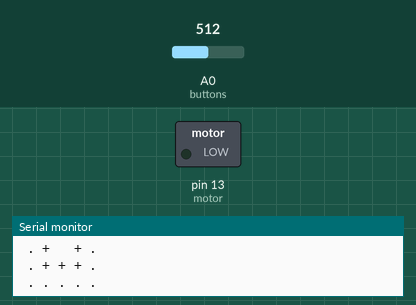
Simulated run of this sketch. Board: Arduino Uno, built with avr-gcc and run on an emulated ATmega328P. On the bench: switched loads named in the sketch (green lamp = pin HIGH), the last lines printed to the serial monitor. The inputs (shaded band) are chosen by the test bench; at power-on: A0 (buttons) = 512. At 40.1 s the program stops and its outputs stay as they are.

Above: at 0.24 s.
At 31.9 s:
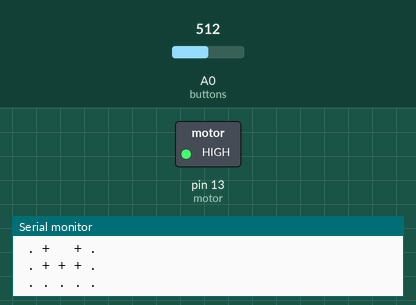
Timing chart, 0 to 37.8 s (numbered marks = the images above):
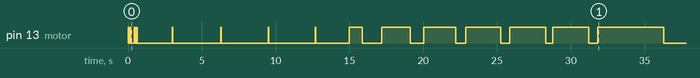

The sketch:

GamesPlusPlus_TestOnArduino.ino
```cpp
/*
GAMES++ BADGE:    ROUGELIKE
 Jeff Thompson:    hardware, coding              www.jeffreythompson.org
 Alex Myers:       interaction/level design      www.alexmyers.info

 THIS IS THE TEST CODE FOR RUNNING ON AN ARDUINO BOARD - THE ACTUAL
 BADGE RUNS ON A 3V BATTERY, SO THE PULSES ARE MUCH SOFTER

 For details, see the 'FinalBadge' code...

 www.driftstation.org/gamesplusplus
 */


// level stored as 2d array
const byte level[5][5] = {
{2,2,2,2,2},
{2,1,0,1,2},
{2,1,0,1,2},
{2,1,1,1,2},
{2,2,2,2,2},
};
const int width = 5;         // width of the level
const int height = 5;        // ditto height

// player starting coordinates (determined in level file)
int x = 2;
int y = 2;

boolean death = false;        // are we dead yet?
const int numWaves = 10;      // number of waves before simply stopping
int wavePeak;

// pins
const int motor = 13;       // ATtiny: 0, Arduino: 13
const int buttons = 0;      // ATtiny: 3, Arduino 0

// intro to be played as morse code at the start
// "you have been blinded and thrown in a dungeon..."
boolean morseIntro = false;
char intro[] = {
  "-.-- --- ..- .... .- ...- . -... . . -. -... .-.. .. -. -.. . -.. .- -. -.. - .... .-. --- .-- -. .. -. .- -.. ..- -. --. . --- -. .-.-.-" };


void setup() {
  pinMode(motor, OUTPUT);    // set motor to output

  // intialize USB connection - for Arduino only
  // comment out or delete for ATtiny upload
  Serial.begin(9600);
  printLevel();

  // play the intro text as Morse Code at the start
  if (morseIntro) {
    morseCode(intro, sizeof(intro));
  }

}

void loop() {

  // if not dead yet, go to regular gameplay
  if (!death) {
    char dir = checkButtons();    // are buttons pressed?
    if (dir != ' ') {             // if not space (ie: pressed)
      movePlayer(dir);            // move the player
      printLevel();               // if available, print the level via USB...
    }
    delay(50);                    // keep "frame rate" reasonable
  }

  // we ARE dead? make pulsing waves
  else {
    for (int i=0; i<numWaves; i++) {                       // make series of waves...
      wavePeak = map(i, 0,numWaves, 60,255);               // increase the intensity of the waves
      rumble(-1);                                          // rumble it!
      digitalWrite(motor, LOW);                            // set pin low
      int timeBetween = map(wavePeak, 60,255, 500, 50);
      delay(timeBetween);                                  // gap between
    }
    rumble(-2);                                            // fadeout wave
    while(1) {                                             // and run endlessly until reset, stopping the game
    }
  }
}
```

checkButtons.ino
```cpp
// read buttons 1-4 (left to right)
char checkButtons() {

  int b = analogRead(buttons);

  // 1: NORTH
  if (b > 400 && b < 700) {
    return 'n';
  }

  // 2: EAST
  else if (b > 700 && b <= 1024) {
    return 'e';
  }

  // 3: SOUTH
  else if (b < 400 && b > 300) {
    return 's';
  }

  // 4: WEST
  else if (b < 300 && b > 20) {
    return 'w';
  }

  // nothing? return a space
  return ' ';
}
```

morseCode.ino
```cpp
// play morse code from a char array, noted in quotes
// we use analogWrite to make a more sing-song like reading
void morseCode(char text[], int len) {

  // times for dot and dash
  // normal Morse Code has word separators, we skip them here
  const int dot = 100;
  const int dash = 250;
  const int spacer = 50;
  const int wspacer = 200;

  for (int c = 0; c<len; c++) {

    if (text[c] == '.') {
      analogWrite(motor, 60);
      delay(dot);
    }
    else if (text[c] == '-') {
      analogWrite(motor, 120);
      delay(dash);
    }
    else if (text[c] == ' ') {
      delay(wspacer);
    }
    digitalWrite(motor, LOW);

    /*
    if (text[c] == '.') {              // short
      digitalWrite(motor, HIGH);
      delay(dot);
      digitalWrite(motor, LOW);
      delay(spacer);
    }
    else if (text[c] == '-') {         // long
      digitalWrite(motor, HIGH);
      delay(dash);
      digitalWrite(motor, LOW);
      delay(spacer);
    }
    else if (text[c] == ' ') {         // letter spacer
      delay(wspacer);
    }
    */

  }

  delay(1000);         // a final delay before starting the level
}
```

movePlayer.ino
```cpp
// if array key is pressed, check for
// collission with a wall and move player
void movePlayer(char dir) {

  // north
  if (dir == 'n') {
    if (y-1 < 0) {                       // if you move offscreen...
      y--;                               // fall into the ocean...
      death = true;                      // and die!
    }
    else {
      rumble(level[y-1][x]);             // play the appropriate rumble-interface
      if (level[y-1][x] != 1) {          // if next tile is NOT a wall
        y--;                             // move player
      }
    }
  }

  // south
  if (dir == 's') {
    if (y+1 > height-1) {
      y++;
      death = true;
    }
    else {
      rumble(level[y+1][x]);
      if (level[y+1][x] != 1) {
        y++;
      }
    }
  }

  // east
  if (dir == 'e') {
    if (x+1 > width-1) {
      x++;
      death = true;
    }
    else {
      rumble(level[y][x+1]);
      if (level[y][x+1] != 1) {
        x++;
      }
    }
  }

  // west
  if (dir == 'w') {
    if (x-1 < 0) {
      x--;
      death = true;
    }
    else {
      rumble(level[y][x-1]);
      if (level[y][x-1] != 1) {
        x--;
      }
    }
  }
}
```

printLevel.ino
```cpp
// display the level as you play in the Serial Monitor window
// NOTE: this option is only for debugging on a regular Arduino - will
// not compile for the ATtiny chip (comment out for upload when done)

void printLevel() {

  // space between images of level
  Serial.println();
  Serial.println();

  // draw level!
  for (int ly = 0; ly < height; ly++) {
    for (int lx = 0; lx < width; lx++) {

      // player position
      if (ly == y && lx == x) {
        Serial.print(" X");
      }

      // tiles
      else {
        if (level[ly][lx] == 0) {        // floor
          Serial.print("  ");
        }
        else if (level[ly][lx] == 1) {   // walls
          Serial.print(" +");
        }
        else if (level[ly][lx] == 2) {   // sand
          Serial.print(" .");
        }
      }
    }
    Serial.println();
  }
}
```

rumble.ino
```cpp
// rumble the motor for different actions and terrains
void rumble(int tile) {

  // floor - a short pit-pat
  if (tile == 0) {
    digitalWrite(motor, HIGH);
    delay(50);
    digitalWrite(motor, LOW);
    delay(100);
    digitalWrite(motor, HIGH);
    delay(30);
    digitalWrite(motor, LOW);
  }

  // wall - abrupt bump
  else if (tile == 1) {
    digitalWrite(motor, HIGH);
    delay(60);
    digitalWrite(motor, LOW);
  }

  // sand - dragging feet, slushy
  else if (tile == 2) {
    for (int i=0; i<5; i++) {          // shuffle
      analogWrite(motor, i*20 + 60);
      delay(50);
    }
    digitalWrite(motor, LOW);
    delay(100);
    digitalWrite(motor, HIGH);         // bump
    delay(30);
    digitalWrite(motor, LOW);
  }

  // death waves
  else if (tile == -1) {

    // or, for exponential:
    // pow(val/10, 1.73);
    // www.brendan-admi.blogspot.com/2011/11/exponential-mapping-in-arduino-all-men.html

    // wave up
    for (int i=0; i<10; i++) {
      int intensity = map(i, 0,10, 100, wavePeak);    // from min (100) to peak (up to 255)
      analogWrite(motor, intensity);
      int waveLen = map(i, 0,10, 5,500);
      delay(waveLen);                                 // longer at the crest

    }

    // sharp peak
    digitalWrite(motor, HIGH);
    delay(20);

    // wave down
    for (int i=9; i>=0; i--) {
      int intensity = map(i, 10,0, wavePeak, 10);     // back down to 100
      analogWrite(motor, intensity);
      int waveLen = map(i, 10,0, 100, 5);
      delay(waveLen);
    }
  }

  // fadeout wave
  else if (tile == -2) {
    for (int i=60; i<255; i++) {    // ramp up...
      analogWrite(motor, i);
      delay(5);
    }
    for (int i=255; i>=0; i-=1) {   // and slowly fade out
      analogWrite(motor, i);
      delay(30);
    }
  }
}
```
